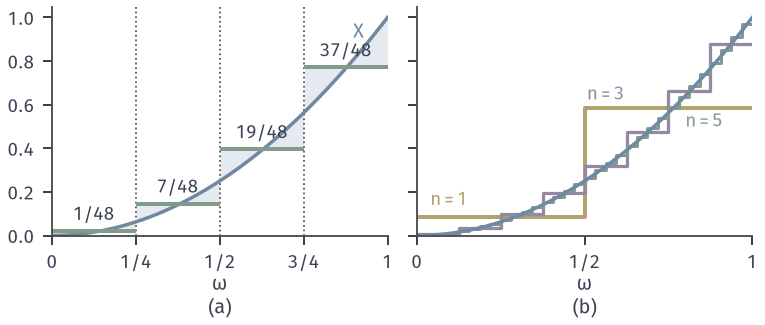

Python code for this plot:
"""Omega=[0,1) uniform, X(w)=w^2 (blue). E[X|G_n] for the sigma-algebra G_n of 2^n dyadic intervals
is the step function of interval means (a^2+ab+b^2)/3.
(a) n=2: means 1/48, 7/48, 19/48, 37/48 (green), boundaries grey; (b) n=1 (yellow), n=3 (purple), n=5 (green)."""
from pathlib import Path
import sys
sys.path.insert(0, str(Path(__file__).resolve().parents[1]/'cexp-common'))
from common import *

w = np.linspace(0, 1, 400)
fig, (a, b) = figure(width_mm=108, height_mm=46, ncols=2, sharey=True)
e, m = dyadic_means(2)
for k in range(4):
    a.fill_between(w[(w >= e[k]) & (w <= e[k+1])], w[(w >= e[k]) & (w <= e[k+1])]**2, m[k], color=BLUE_FILL, lw=0)
for x in e[1:-1]:
    a.axvline(x, color=STROKE, lw=0.7, ls=':')
a.plot(w, w**2, color=BLUE, lw=1.4)
a.hlines(m, e[:-1], e[1:], color=GREEN, lw=1.6)
for k, lab in enumerate(['1/48', '7/48', '19/48', '37/48']):
    a.text((e[k]+e[k+1])/2, m[k]+0.05, f'${lab}$', ha='center', fontsize=7.5, color=INK)
a.text(0.93, 0.98, '$X$', color=BLUE, ha='right', va='top')
a.set_xlim(0, 1); a.set_ylim(0, 1.05); a.set_xticks([0, .25, .5, .75, 1]); a.set_xticklabels(['0', '1/4', '1/2', '3/4', '1'])
a.set_xlabel(r'$\omega$', labelpad=1)
for n, c, lw in [(1, YELLOW, 1.6), (3, PURPLE, 1.3), (5, GREEN, 1.2)]:
    e, m = dyadic_means(n)
    b.step(np.r_[e[:-1], 1], np.r_[m, m[-1]], where='post', color=c, lw=lw)
b.plot(w, w**2, color=BLUE, lw=1.4)
b.text(0.04, 0.14, '$n=1$', color=YELLOW, fontsize=7.5)
b.text(0.62, 0.62, '$n=3$', color=PURPLE, fontsize=7.5, ha='right')
b.text(0.80, 0.50, '$n=5$', color=GREEN, fontsize=7.5)
b.set_xlim(0, 1); b.set_xticks([0, .5, 1]); b.set_xticklabels(['0', '1/2', '1']); b.set_xlabel(r'$\omega$', labelpad=1)
tag(a, '(a)', y=-0.27); tag(b, '(b)', y=-0.27)
save(fig, Path(__file__).resolve().parent, 'figure', {'X': 'w^2', 'means_n2': [1/48, 7/48, 19/48, 37/48], 'mean': 1/3})
